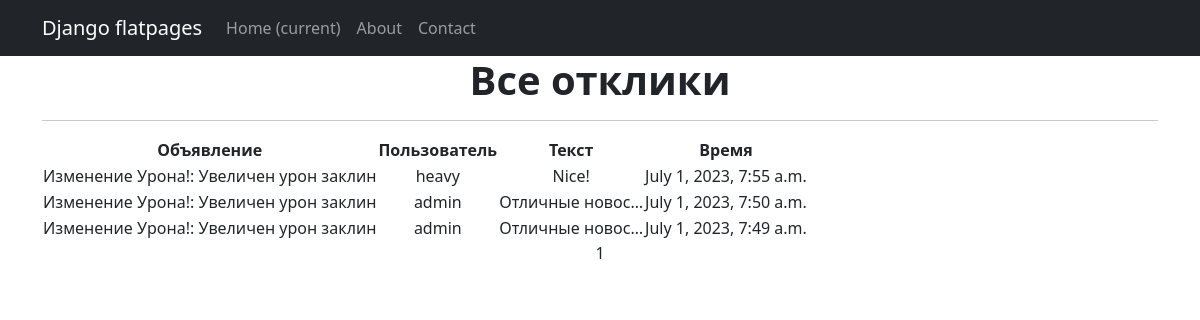
The page /ads/comment/ on the database its author committed.
### ads_app/models.py (models this page shows, shortened)
class Comment(models.Model):
    ads = models.ForeignKey('Ads', on_delete=models.CASCADE)
    user = models.ForeignKey(User, on_delete=models.CASCADE)
    text = models.TextField()
    time_in = models.DateTimeField(auto_now_add=True)

class Ads(models.Model):
    author = models.ForeignKey(User, on_delete=models.CASCADE)
    title = models.CharField(max_length=255)
    text = models.TextField()
    image = models.ImageField(upload_to='images/', null=True, blank=True)
    video = models.FileField(upload_to='videos/', null=True, blank=True)
    category = models.ManyToManyField(Category, through='AdsCategory')
    time_in = models.DateTimeField(auto_now_add=True)
    comments = models.ManyToManyField(Comment, related_name="commented_on", blank=True)
    def __str__(self):
        return f'{self.title.title()}: {self.text[:20]}'

### ads_app/views.py (the view)
# urls.py: path('comment/', CommentView.as_view(), name='comment_list'),
class CommentView(ListView):
    model = Comment
    ordering = ['-time_in']
    paginate_by = 10
    template_name = 'comment_list.html'
    context_object_name = 'comments'
    def comments(request):
        comments = Comment.objects.all()
        ads = Ads.objects.all()
        context = {'comments': comments, 'ads': ads}
        return render(request, 'comments_list.html', context)

### templates/comment_list.html (shortened to what this page needs)
{% extends 'flatpages/default.html' %}
{% block content%}
<h1><b> Все отклики </b></h1>
<hr>
{% if comments %}
        <table>
  <thead>
    <tr>
      <th>Объявление</th>
      <th>Пользователь</th>
      <th>Текст</th>
        <th>Время</th>
    </tr>
  </thead>
  <tbody>
    {% for comment in comments %}
      <tr>
        <td>{{ comment.ads }}</td>
        <td>{{ comment.user|truncatechars:13 }}</td>
        <td>{{ comment.text|truncatechars:15 }}</td>
          <td>{{ comment.time_in }}</td>
    {% endfor %}
  </tbody>
</table>
    {% else %}
        <h2> No comments </h2>
    {% endif %}
   {{ page_obj.number }}
{% endblock content%}

### templates/flatpages/default.html (shortened to what this page needs)
<!DOCTYPE html>
<html lang="en">
    <head>
        {% load static %}
        <link href="{% static 'css/styles.css' %}" rel="stylesheet" />
    </head>
    <body>
        <nav class="navbar navbar-expand-lg navbar-dark bg-dark static-top">
            <div class="container">
                <a class="navbar-brand" href="#">Django flatpages</a>
                <div class="collapse navbar-collapse" id="navbarResponsive">
                    <ul class="navbar-nav ml-auto">
                        <li class="nav-item active">
                            <a class="nav-link" href="#">Home
                                <span class="sr-only">(current)</span>
                            </a>
                        </li>
                        <li class="nav-item">
                            <a class="nav-link" href="/about/">About</a>
                        </li>
                        <li class="nav-item">
                            <a class="nav-link" href="/contacts/">Contact</a>
                        </li>
                    </ul>
                </div>
            </div>
        </nav>
        <div class="container">
            <div class="row">
                <div class="col-lg-12 text-center">
                    {% block content %}{% endblock content %}
                </div>
            </div>
        </div>
    </body>
</html>

### rows shown on the page
Comment: ads "Изменение Урона!: Увеличен урон заклин", user "heavy", text "Nice!", time_in "July 1, 2023, 7:55 a.m."
Comment: ads "Изменение Урона!: Увеличен урон заклин", user "admin", text "Отличные новос…", time_in "July 1, 2023, 7:50 a.m."
Comment: ads "Изменение Урона!: Увеличен урон заклин", user "admin", text "Отличные новос…", time_in "July 1, 2023, 7:49 a.m."

### other values the page prints
{{ page_obj.number }} "1"
